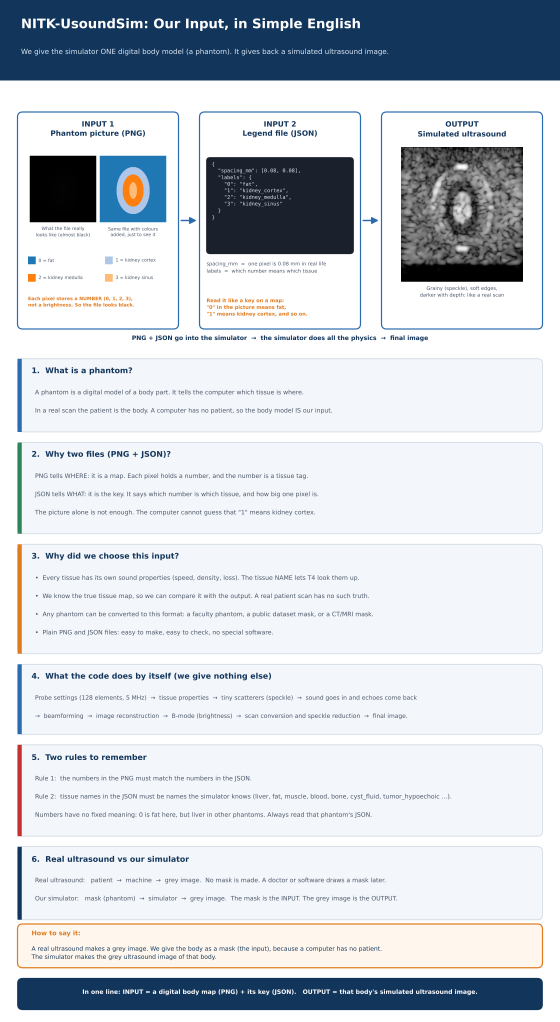
#> input picture Our_Input_Explained.png, 2240 x 4088 px (shown at 1/4 size)
$ python -i phantom_io.py   (imports and definitions only)
#> lines starting #> are read from the running program, lines starting #| are printed output that depends on the picture
### teams/T4_Tissue_Interaction/src/tissue_interaction/body_presets.py
"""Body-region presets + typical clinical probe classes.

Probe classes are *inspired by* the Philips transducer families (C5-1 curvilinear,
L12-5 linear, S5-1 phased sector) but the numbers are class-typical, NOT vendor
data.  Replace them with whatever the Transducer team finalises.
"""
from __future__ import annotations

from dataclasses import dataclass, field
from typing import Dict

from .config import ProbeConfig, TissueInteractionConfig


@dataclass(frozen=True)
class ProbeClass:
    name: str
    geometry: str
    f0_hz: float
    apex_z_m: float
    note: str


PROBE_CLASSES: Dict[str, ProbeClass] = {
    "curvilinear_abdominal": ProbeClass("C5-1-like curvilinear", "sector", 3.0e6, -0.050,
                                        "deep abdomen / obstetric, ~1-5 MHz"),
    "linear_small_parts": ProbeClass("L12-5-like linear", "linear", 8.0e6, 0.0,
                                     "thyroid, breast, MSK, vascular, ~5-12 MHz"),
    "phased_cardiac": ProbeClass("S5-1-like phased sector", "sector", 2.5e6, 0.0,
                                 "cardiac / intercostal windows, ~1-5 MHz"),
    "linear_general": ProbeClass("general linear", "linear", 5.0e6, 0.0, "generic 5 MHz linear"),
}


@dataclass(frozen=True)
class BodyPreset:
    name: str
    description: str
    probe: str
    depth_mm: float
    width_mm: float
    legend: Dict[int, str] = field(default_factory=dict)   # default label-id -> tissue


def _legend(*names):
    return {i: n for i, n in enumerate(names)}


BODY_PRESETS: Dict[str, BodyPreset] = {p.name: p for p in [
    BodyPreset("abdomen", "liver / gallbladder / vessels / kidney / rib / bowel gas",
               "curvilinear_abdominal", 120, 120,
               _legend("coupling_gel", "skin", "fat", "muscle", "liver", "bile", "blood", "kidney_cortex",
                       "kidney_medulla", "kidney_sinus", "tumor_hypoechoic", "tumor_hyperechoic",
                       "cyst_fluid", "bowel_gas", "bone", "vessel_wall", "contrast_agent", "spleen", "pancreas")),
    BodyPreset("kidney", "kidney with cortex/medulla/sinus, stone and cyst", "curvilinear_abdominal", 120, 100,
               _legend("coupling_gel", "skin", "fat", "muscle", "kidney_cortex", "kidney_medulla",
                       "kidney_sinus", "calcification", "cyst_fluid", "liver")),
    BodyPreset("thyroid", "thyroid lobes, trachea (air), carotid arteries, nodule", "linear_small_parts", 40, 40,
               _legend("coupling_gel", "skin", "fat", "muscle", "thyroid", "air", "blood", "vessel_wall",
                       "tumor_hypoechoic", "cyst_fluid")),
    BodyPreset("breast", "fat/glandular tissue, mass, cyst, rib and lung", "linear_small_parts", 50, 45,
               _legend("coupling_gel", "skin", "breast_fat", "breast_glandular", "tumor_hypoechoic",
                       "cyst_fluid", "muscle", "bone", "lung")),
    BodyPreset("cardiac", "four heart chambers, myocardium, chest wall, lung", "phased_cardiac", 140, 110,
               _legend("coupling_gel", "skin", "fat", "muscle", "bone", "myocardium", "blood", "lung",
                       "contrast_agent")),
    BodyPreset("carotid", "carotid artery with plaque, jugular vein", "linear_small_parts", 35, 38,
               _legend("coupling_gel", "skin", "fat", "muscle", "blood", "vessel_wall", "calcification",
                       "tumor_hypoechoic")),
    BodyPreset("msk", "muscle / tendon / cortical bone (acoustic shadow)", "linear_small_parts", 45, 40,
               _legend("coupling_gel", "skin", "fat", "muscle", "tendon", "bone", "cartilage")),
    BodyPreset("obstetric", "uterus, amniotic fluid, fetal head with skull", "curvilinear_abdominal", 150, 120,
               _legend("coupling_gel", "skin", "fat", "muscle", "uterus", "amniotic_fluid", "fetal_soft",
                       "bone", "brain_gray", "cyst_fluid")),
    BodyPreset("brain", "neonatal transfontanellar: brain, ventricles, skull", "phased_cardiac", 90, 70,
               _legend("coupling_gel", "skin", "bone", "brain_gray", "brain_white", "cyst_fluid", "blood")),
    BodyPreset("lung", "chest wall, ribs, pleura, aerated lung", "linear_small_parts", 50, 45,
               _legend("coupling_gel", "skin", "fat", "muscle", "bone", "lung", "tumor_hypoechoic")),
    BodyPreset("prostate", "bladder, prostate with lesion", "linear_general", 70, 60,
               _legend("coupling_gel", "skin", "fat", "muscle", "urine", "prostate", "tumor_hypoechoic",
                       "bowel_gas")),
    BodyPreset("generic", "contrast-target phantom: water, air, bone, tumours, contrast agent",
               "linear_general", 70, 60,
               _legend("coupling_gel", "liver", "water", "bowel_gas", "bone", "tumor_hypoechoic",
                       "tumor_hyperechoic", "contrast_agent", "blood", "calcification", "fat")),
]}


def list_body_parts():
    return sorted(BODY_PRESETS)


# [16 lines left out: functions get_preset, config_for_body_part, not called in this run]

### teams/T4_Tissue_Interaction/src/tissue_interaction/tissue_library.py
"""Acoustic tissue library.

Every entry holds the *bulk* acoustic properties the Tissue Interaction module
needs.  Values are textbook mid-range numbers (Duck 1990 "Physical Properties
of Tissue", Szabo "Diagnostic Ultrasound Imaging", Bushberg "Essential Physics
of Medical Imaging").  They are STARTING POINTS: tune them against real Philips
images / the professor's reference tables.  Add your own with
``register_tissue`` or through the JSON/YAML mapping file.

Units
-----
density            kg/m^3
speed              m/s
atten_db_cm_mhz    alpha0 in  alpha(f) = alpha0 * f_MHz**atten_exp   [dB/cm]
backscatter_db     diffuse (speckle-generating) scattering level in dB,
                   relative to normal liver parenchyma (= 0 dB)
scatter_exp        diffuse backscatter amplitude ~ (f/f0)**scatter_exp
"""
from __future__ import annotations

from dataclasses import dataclass, replace
from typing import Dict, List, Union

DB_PER_NEPER = 8.685889638065035


@dataclass(frozen=True)
class Tissue:
    name: str
    density: float
    speed: float
    atten_db_cm_mhz: float
    atten_exp: float = 1.0
    backscatter_db: float = 0.0
    scatter_exp: float = 1.0
    kind: str = "soft"
    description: str = ""

    # [4 lines left out: function impedance, not called in this run]

    @property
    def impedance_mrayl(self) -> float:
        return self.impedance / 1e6

    def attenuation_db_cm(self, f_hz: float) -> float:
        return self.atten_db_cm_mhz * (f_hz / 1e6) ** self.atten_exp

    def attenuation_np_m(self, f_hz: float) -> float:
        """Amplitude attenuation in Np/m at frequency f_hz."""
        return self.attenuation_db_cm(f_hz) * 100.0 / DB_PER_NEPER


def _t(name, rho, c, a0, y, bs, m, kind, desc=""):
    return Tissue(name, rho, c, a0, y, bs, m, kind, desc)


_BUILTIN: List[Tissue] = [
    # ---- fluids / anechoic -------------------------------------------------
    _t("water", 998, 1480, 0.0022, 2.0, -90, 2.0, "fluid", "pure water (20 C)"),
    _t("cyst_fluid", 1010, 1530, 0.02, 2.0, -90, 2.0, "fluid", "simple cyst, anechoic"),
    _t("bile", 1030, 1540, 0.1, 1.5, -90, 2.0, "fluid", "gallbladder / bile ducts"),
    _t("urine", 1010, 1550, 0.01, 2.0, -90, 2.0, "fluid", "bladder"),
    _t("amniotic_fluid", 1010, 1534, 0.01, 2.0, -90, 2.0, "fluid", "obstetric"),
    _t("coupling_gel", 1020, 1520, 0.05, 2.0, -90, 2.0, "coupling", "ultrasound gel / stand-off"),
    _t("blood", 1060, 1575, 0.14, 1.2, -40, 2.0, "fluid", "flowing blood, nearly anechoic"),
    # ---- gas ----------------------------------------------------------------
    _t("air", 1.2, 343, 50.0, 1.0, -90, 0.0, "gas", "air / gas - total reflector"),
    _t("bowel_gas", 1.2, 343, 50.0, 1.0, -90, 0.0, "gas", "gas inside bowel"),
    _t("lung", 400, 650, 40.0, 1.0, -15, 1.0, "gas", "aerated lung, strong shadowing"),
    # ---- soft organs --------------------------------------------------------
    _t("liver", 1060, 1590, 0.5, 1.1, 0.0, 1.0, "soft", "reference echogenicity (0 dB)"),
    _t("spleen", 1060, 1560, 0.54, 1.1, 2.0, 1.0, "soft"),
    _t("kidney_cortex", 1050, 1560, 0.7, 1.1, -6.0, 1.0, "soft"),
    _t("kidney_medulla", 1050, 1555, 0.7, 1.1, -20.0, 1.0, "soft", "renal pyramids, hypoechoic"),
    _t("kidney_sinus", 1000, 1470, 0.6, 1.0, 6.0, 1.0, "soft", "renal sinus fat, hyperechoic"),
    _t("pancreas", 1045, 1560, 0.6, 1.1, 1.0, 1.0, "soft"),
    _t("thyroid", 1050, 1550, 0.8, 1.1, 4.0, 1.0, "soft"),
    _t("myocardium", 1060, 1576, 0.6, 1.1, -6.0, 1.0, "soft", "heart muscle"),
    _t("prostate", 1045, 1561, 0.7, 1.1, -3.0, 1.0, "soft"),
    _t("uterus", 1050, 1560, 0.6, 1.1, -3.0, 1.0, "soft"),
    _t("fetal_soft", 1040, 1550, 0.4, 1.1, -4.0, 1.0, "soft", "fetal soft tissue"),
    _t("brain_gray", 1040, 1560, 0.6, 1.2, -12.0, 1.0, "soft"),
    _t("brain_white", 1040, 1550, 0.8, 1.2, -9.0, 1.0, "soft"),
    _t("breast_glandular", 1040, 1520, 0.75, 1.1, 2.0, 1.0, "soft"),
    _t("breast_fat", 930, 1470, 0.6, 1.0, -14.0, 1.0, "soft"),
    _t("vessel_wall", 1070, 1580, 0.9, 1.1, 4.0, 1.0, "soft", "bright artery/vein wall"),
    _t("generic_soft", 1050, 1540, 0.5, 1.0, 0.0, 1.0, "soft", "fallback soft tissue"),
    # ---- musculoskeletal / superficial -------------------------------------
    _t("skin", 1100, 1600, 1.0, 1.0, 3.0, 1.0, "soft"),
    _t("fat", 950, 1450, 0.6, 1.0, -12.0, 1.0, "soft", "subcutaneous fat, hypoechoic"),
    _t("muscle", 1090, 1580, 0.75, 1.1, -8.0, 1.0, "soft"),
    _t("tendon", 1120, 1750, 4.7, 1.0, 3.0, 1.0, "soft", "fibrillar, bright"),
    _t("cartilage", 1100, 1665, 1.8, 1.0, -25.0, 1.0, "soft"),
    _t("bone", 1900, 3500, 13.0, 1.0, -10.0, 1.0, "bone", "cortical bone, strong reflector + shadow"),
    # ---- pathology / anomalies / agents ------------------------------------
    _t("tumor_hypoechoic", 1070, 1550, 0.9, 1.2, -10.0, 1.0, "lesion", "solid malignant-like, hypoechoic"),
    _t("tumor_hyperechoic", 1060, 1580, 0.7, 1.1, 6.0, 1.0, "lesion", "hyperechoic lesion (e.g. hemangioma)"),
    _t("abscess", 1030, 1540, 0.3, 1.2, -25.0, 1.0, "lesion", "complex fluid collection"),
    _t("calcification", 2000, 3500, 10.0, 1.0, 10.0, 1.0, "bone", "stone / calcification, shadowing"),
    _t("contrast_agent", 1055, 1500, 1.0, 1.0, -10.0, 2.0, "contrast", "microbubble-enhanced blood"),
]

TISSUES: Dict[str, Tissue] = {t.name: t for t in _BUILTIN}

_ALIASES = {
    "gel": "coupling_gel", "gallbladder": "bile", "bladder": "urine", "cyst": "cyst_fluid",
    "tumor": "tumor_hypoechoic", "tumour": "tumor_hypoechoic", "gas": "bowel_gas",
    "heart": "myocardium", "kidney": "kidney_cortex", "brain": "brain_gray",
    "breast": "breast_glandular", "stone": "calcification", "microbubbles": "contrast_agent",
    "lesion": "tumor_hypoechoic", "fluid": "cyst_fluid", "soft": "generic_soft",
    "soft_tissue": "generic_soft", "background": "generic_soft", "vessel": "blood",
}


def register_tissue(tissue: Tissue) -> Tissue:
    TISSUES[tissue.name] = tissue
    return tissue


# [26 lines left out: functions tissue_from_dict, get_tissue, not called in this run]


def list_tissues() -> List[Tissue]:
    return sorted(TISSUES.values(), key=lambda t: (t.kind, t.name))


# [7 lines left out: function markdown_table, not called in this run]

### teams/T4_Tissue_Interaction/src/tissue_interaction/phantom_io.py
"""Load a USER-SUPPLIED phantom and turn it into a :class:`Phantom`.

Supported inputs
----------------
* image files (png / jpg / tif / bmp) and numpy files (.npy / .npz)
* a numpy array passed straight from a notebook

Interpretation modes (``mode=``)
--------------------------------
labels     pixel value == label id  (0,1,2,... segmentation mask)        [default for integer data]
color      RGB colour == tissue (colour-coded segmentation)
intensity  grey level -> tissue classes (anatomical / CT / MRI-like image)  [default for float data]
auto       RGB image -> color, integer grey -> labels, float -> intensity

The label -> tissue mapping comes from a dict / JSON / YAML file::

    {
      "spacing_mm": [0.2, 0.2],
      "labels": {"0": "water", "1": "liver",
                 "2": {"name": "my_lesion", "density": 1070, "speed": 1570,
                       "atten_db_cm_mhz": 0.9, "backscatter_db": -8}},
      "colors": {"#ff0000": "liver", "0,0,255": "blood"},
      "ranges": [[0, 60, "water"], [60, 160, "liver"], [160, 256, "bone"]],
      "classes": ["fat", "liver", "bone"]
    }

or from ``body_part=`` (uses that preset's default label legend).
"""
from __future__ import annotations

import json
import os
import warnings
from typing import Dict, List, Optional, Sequence, Tuple, Union

import numpy as np

from .body_presets import get_preset
from .phantom import Phantom
from .tissue_library import Tissue, get_tissue

ArrayLike = Union[str, os.PathLike, np.ndarray]


# ----------------------------------------------------------------------------
# [11 lines left out: function _read_mapping, not called in this run]


def _read_array(src: ArrayLike) -> Tuple[np.ndarray, str]:
    if isinstance(src, np.ndarray):
        return src, "array"
    path = str(src)
    ext = os.path.splitext(path)[1].lower()
    if ext == ".npy":
        return np.load(path), os.path.basename(path)
    if ext == ".npz":
        z = np.load(path)
        for key in ("labels", "phantom", "image", "index"):
            if key in z:
                return z[key], os.path.basename(path)
        return z[z.files[0]], os.path.basename(path)
    from PIL import Image
    im = Image.open(path)
    if im.mode in ("P", "1", "LA", "PA"):
        im = im.convert("RGBA" if "A" in im.mode else "RGB") if im.mode != "1" else im.convert("L")
    if im.mode == "RGBA":
        im = im.convert("RGB")
    return np.asarray(im), os.path.basename(path)


# [153 lines left out: functions _parse_color, _kmeans_1d, _spacing, _compact, load_phantom, not called in this run]

>>> import cv2
>>> picture = cv2.imread('../../../../Our_Input_Explained.png', cv2.IMREAD_GRAYSCALE)
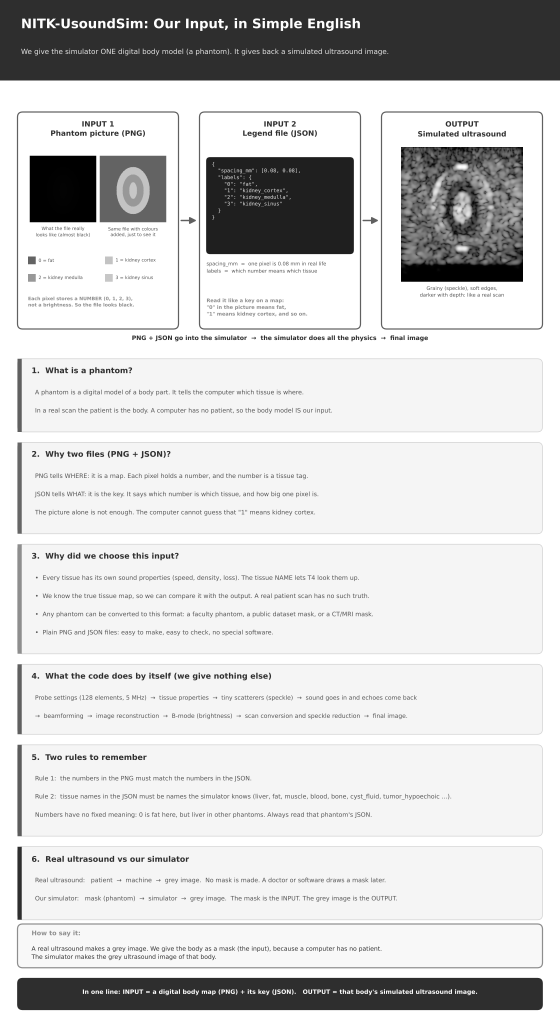
#> picture: shape (4088, 2240) (shown at 1/4 size); min 0, max 255, mean 209.8
>>> result = _read_array(picture)
